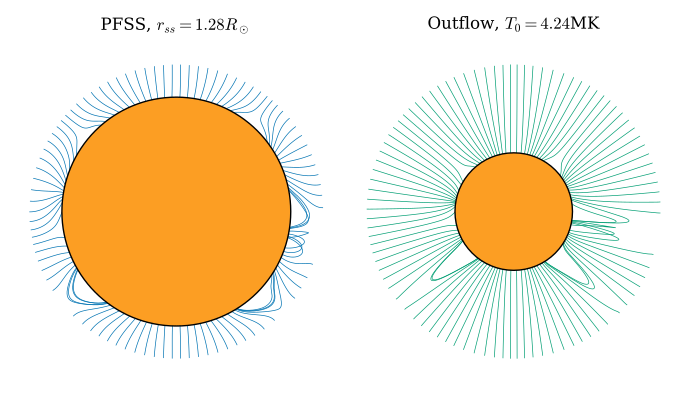

Recreate this plot in Python.
#This one for making simple plots of the field line shapes. Let's see how these come out...

import sys, random, time
import os
from datetime import datetime, timedelta
from pathlib import Path
import outflowpy
import numpy as np
import random
import matplotlib.pyplot as plt
import seaborn as sns
import astropy.constants as const
import matplotlib.patches as patches
from cycler import cycler


plt.rcParams.update({
    "text.usetex": False,
    "mathtext.fontset": "cm",  # LaTeX-like Computer Modern
    "font.family": "serif",
})


colors = sns.color_palette('colorblind')

ns = 30#180
nphi = 90#360
nrho = 60


obs_time = "2017-08-21T00:00:00"
mfs = [0.0, 5e-17]
temps = [1e6, 4.239854e6]
rsses = [1.2824, 2.5]

hmi_map = outflowpy.obtain_data.prepare_hmi_mdi_time(obs_time, ns, nphi, smooth = 1.0*5e-2/nphi, use_cached = True)

fig, axs = plt.subplots(1,2, figsize = (6.9, 4.0))

model_labs = ["PFSS, $r_{ss} = 1.28R_\odot$", "Outflow, $T_0 = 4.24$MK"]

for mi, model in enumerate(mfs[:]):

    mf_constant = mfs[mi]
    corona_temp = temps[mi]
    rss = rsses[mi]

    ax = axs[mi]
    print(mf_constant, corona_temp, rss)
    outflow_in = outflowpy.Input(hmi_map, nrho, rss, mf_constant = mf_constant, corona_temp = corona_temp)
    outflow_out = outflowpy.outflow_fortran(outflow_in)

    seeds = outflowpy.utils.equal_seed_sampler(outflow_out, 100, 1.0+(rss - 1.0)*0.5)

    tracer = outflowpy.tracing.FastTracer()

    field_lines = tracer.trace(seeds, outflow_out, save_flag = True)

    transformed_lines = []

    for fi, fline in enumerate(field_lines):
        coords = fline.coords
        coords.representation_type = 'cartesian'
        line = np.zeros((2, len(coords)))
        line[0,:] = coords.y/const.R_sun; line[1,:] = coords.z/const.R_sun
        transformed_lines.append([line[0,:], line[1,:]])

        ax.plot(line[0,:], line[1,:], c = colors[mi * 2], linewidth = 0.5, zorder = 0)

    circle = patches.Circle(
        (0.0, 0.0),
        1.0,
        facecolor="#fc9e23",
        edgecolor="black",
        linewidth=1
    )

    ax.add_patch(circle)
    ax.axis('equal')
    ax.set_xticks([])
    ax.set_yticks([])
    ax.set_axis_off()
    ax.set_title(f"{model_labs[mi]}")
cmap = sns.diverging_palette(220, 20, as_cmap=True)



plt.tight_layout()
plt.savefig('6_plot_sillylines.pdf')
plt.show()
